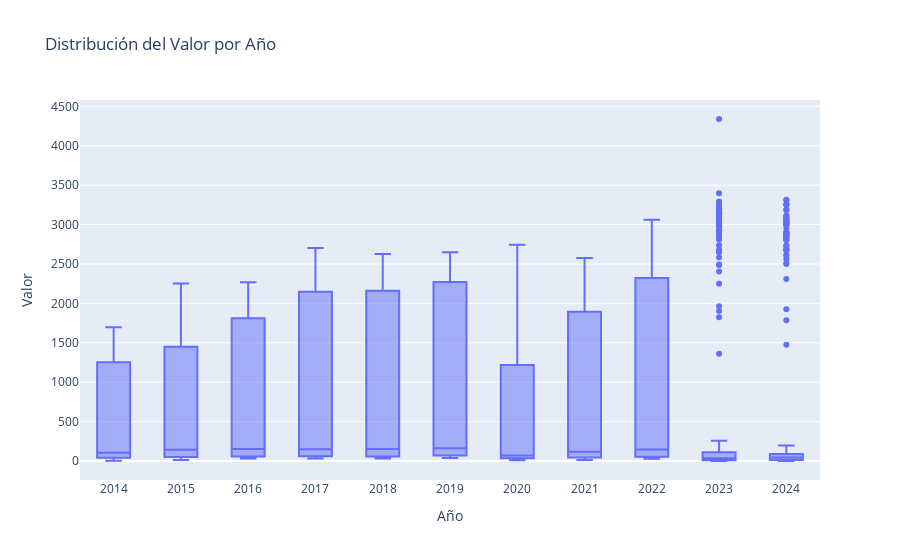

Notebook source saved alongside this figure:
### Markdown cell above
### Agrupación por año

Ahora se agrupa el DataFrame por año, se visualiza igualmente por medio de boxplots la distribución de los valores en cada año. Esto ayuda a entender la variabilidad anual y a identificar posibles tendencias a lo largo del tiempo.

### Code cell
# Agrupar por año y calcular estadísticas descriptivas
df_filtrado = df_final[(df_final['Estado']=='TOTAL') & ((df_final['Ax_003']=='Sem.') )]

yearly_stats = df_filtrado.groupby(['Año'])['Valor'].describe()
print("\nEstadísticas descriptivas por año:")
display(yearly_stats)

# Crear un boxplot interactivo para visualizar la distribución por año con seaborn
plt.figure(figsize=(12, 6))
sns.boxplot(data=df_filtrado, x='Año', y='Valor',hue='Ax_003')
plt.title(f'Distribución del Valor por Año respecto al incremento semanal (Ax_003=Sem.)')
plt.xlabel('Año')
plt.ylabel('Valor')
plt.grid(True)
plt.show()
# Crear un boxplot interactivo con Plotly para visualizar la distribución por año
fig = px.box(df_filtrado, x='Año', y='Valor',
             title='Distribución del Valor por Año',
             labels={'Año': 'Año', 'Valor': 'Valor'},
             hover_data={'Semana': True,},
             category_orders={"Año": sorted(df_final['Año'].unique())}) # Asegurar el orden correcto de los años

fig.update_layout(xaxis = dict(tickmode = 'linear', dtick = 1)) # Asegurar que se muestren todos los años
fig.show()

### Figure 1 — Plotly figure (JSON) as saved in the notebook; plotly's stock layout.template omitted (floating-point values rounded to 4 significant figures; data arrays with more than 128 entries replaced by an {"elided": "..."} marker saying what was removed)
{"data": [{"alignmentgroup": "True", "customdata": {"elided": "6306x1 int values"}, "hovertemplate": "Año=%{x}<br>Valor=%{y}<br>Semana=%{customdata[0]}<extra></extra>", "legendgroup": "", "marker": {"color": "#636efa"}, "name": "", "notched": false, "offsetgroup": "", "orientation": "v", "showlegend": false, "type": "box", "x": {"elided": "6306 int values"}, "x0": " ", "xaxis": "x", "y": {"elided": "6306 float values"}, "y0": " ", "yaxis": "y"}], "layout": {"boxmode": "group", "legend": {"tracegroupgap": 0}, "title": {"text": "Distribución del Valor por Año"}, "xaxis": {"anchor": "y", "categoryarray": [2014, 2015, 2016, 2017, 2018, 2019, 2020, 2021, 2022, 2023, 2024], "categoryorder": "array", "domain": [0, 1], "dtick": 1, "tickmode": "linear", "title": {"text": "Año"}}, "yaxis": {"anchor": "x", "domain": [0, 1], "title": {"text": "Valor"}}}}
